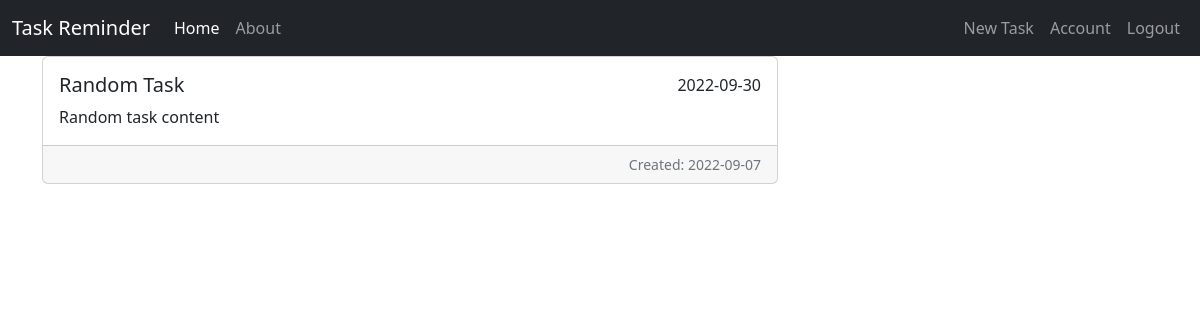
The page /task/2 (signed in) on the database its author committed.
### task_app/models.py (models this page shows, shortened)
class Task(db.Model):
    id = db.Column(db.Integer, primary_key=True)
    title = db.Column(db.String(100), nullable=False)
    content = db.Column(db.Text)
    date_created = db.Column(db.Date, nullable=False, default=datetime.utcnow)
    date_tasked = db.Column(db.Date, default=date(1970, 1, 1)) # Date cannot be null. TODO validation
    user_id = db.Column(db.Integer, db.ForeignKey("user.id"), nullable=False)

### task_app/routes.py (the view)
@app.route("/task/<int:task_id>", methods=["GET", "POST"])
@login_required
def task(task_id):
    task = Task.query.get_or_404(task_id)
    return render_template("task.html", task=task)

### task_app/models.py (called while the page is built)
@login_manager.user_loader
def load_user(user_id):
    return User.query.get(int(user_id))

### task_app/templates/task.html
{% extends "layout.html" %}
{% block content %}
    <div class="card text-justify mb-4">
        <div class="card-body">
            <div class="d-flex">
                <h5 class="card-title">{{ task.title }}</h5>
                <span class="card-text ms-auto">
                    {{ task.date_tasked if task.date_tasked.strftime("%Y-%m-%d") != "1970-01-01" else "" }}
                </span>
            </div>
            <p class="card-text">{{ task.content }}</p>
        </div>
        <div class="card-footer text-muted d-flex">
            <small class="ms-auto">Created: {{ task.date_created.strftime("%Y-%m-%d") }}</small>
        </div>
    </div>
{% endblock content %}

### rows shown on the page
Task: title "Random Task", date_tasked "2022-09-30", content "Random task content", date_created "2022-09-07"
